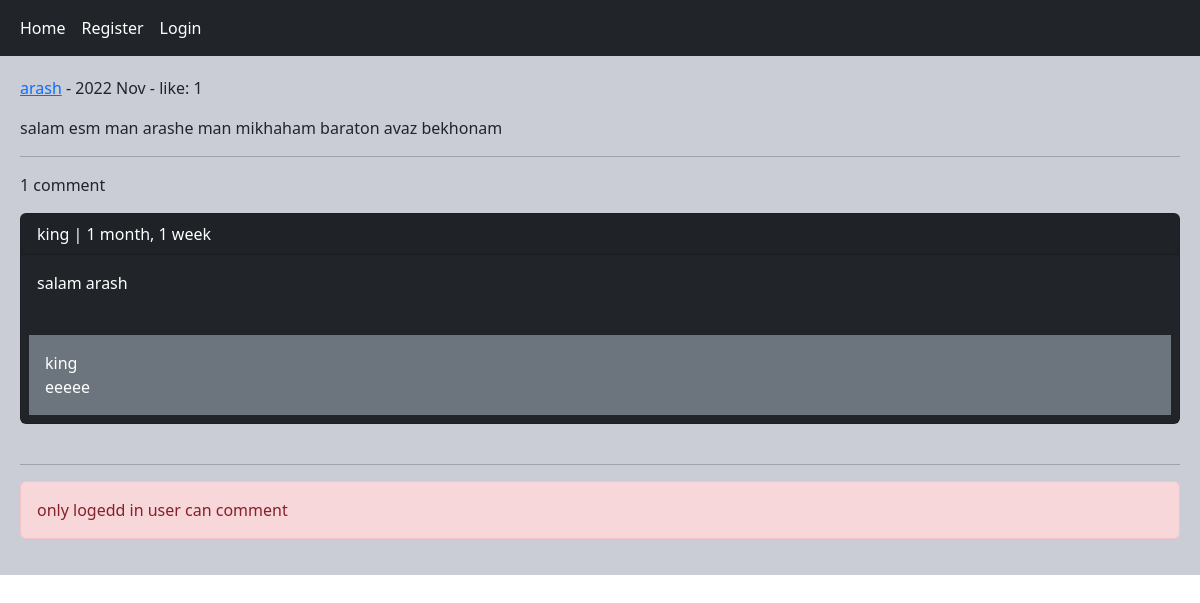
Page /post/2/salam-esm-man-arashe-man-mikhaham-baraton-avaz-bek/ on the committed database.
### home/models.py (models this page shows, shortened)
class Post(models.Model):
    user = models.ForeignKey(User, on_delete = models.CASCADE, related_name = 'posts')
    body = models.TextField()
    slug = models.SlugField()
    update = models.DateTimeField(auto_now = True)
    created = models.DateTimeField(auto_now_add = True)
    class Meta():
        ordering = ['-created','body']
    def like_count(self):
        return self.pvotes.count()

class Comment(models.Model):
    user = models.ForeignKey(User, on_delete = models.CASCADE, related_name = 'ucomments')
    post = models.ForeignKey(Post, on_delete = models.CASCADE, related_name = 'pcomments')
    reply = models.ForeignKey('Comment', on_delete = models.CASCADE, related_name = 'rcomments', blank = True, null = True)
    is_reply = models.BooleanField(default = False)
    body = models.TextField(max_length = 400)
    created = models.DateTimeField(auto_now_add = True)

### home/views.py (the view, shortened to what this page needs)
# urls.py: path('post/<int:post_id>/<slug:post_slug>/', views.PostDetailView.as_view(), name = 'post_detail'),
class PostDetailView(View):
    form_class = CommentCreateForm
    form_class_reply = CommentreplyForm
    def setup(self, request, *args, **kwargs):
        self.post_instance = Post.objects.get(pk = kwargs['post_id'], slug = kwargs['post_slug'])
        return super().setup(request, *args, **kwargs)
    def get(self, request, *args, **kwargs):
        comments = self.post_instance.pcomments.filter(is_reply = False)
        return render (request, 'home/detail.html', {'post':self.post_instance, 'comments':comments, 'form':self.form_class, 'relpy_form':self.form_class_reply})

### home/templates/home/detail.html (shortened to what this page needs)
{% extends 'base.html' %}
{% block content %}
    <p><a href="{% url 'account:user_profile' post.user.id %}">{{ post.user.username }}</a> - {{ post.update | date:"Y M" }} - like: {{ post.like_count }}</p>
    <p>{{ post.body }}</p>
    <hr/>
    <p>{{ comments.count }} comment</p>
    {% for comment in comments %}
    <div class="card bg-dark text-white">
        <p class="card-header">{{ comment.user }} | {{ comment.created|timesince }}</p>
        <p class="card-body">{{ comment.body }}</p>
        {% for reply in comment.rcomments.all %}
        <p class="bg-secondary p-3 m-2">{{ reply.user }}<br/>{{ reply.body }} </p>
        {% endfor %}
        </div> <br/>
        {% empty %}
        <p>No comment yet !</p>
        {% endfor %}
        <hr/>
        {% if request.user.is_authenticated %}
        <form action="" method="post" class="col-md-5">
            {% csrf_token %}
            {{ form.as_p }}
            <input type="submit" value="send" class="btn btn-dark">
        </form><br/>
        {% else %}
            <p class="alert alert-danger">only logedd in user can comment</p>
        {% endif %}
        {% endblock %}

### rows in the picture
Post: user.username "arash", update "2022 Nov", like_count "1", body "salam esm man arashe man mikhaham baraton avaz bekhonam"
Comment: user "king", created "1 month, 1 week", body "salam arash"
Comment: user "king", body "eeeee"

### other values in the picture
{{ comments.count }} "1"
